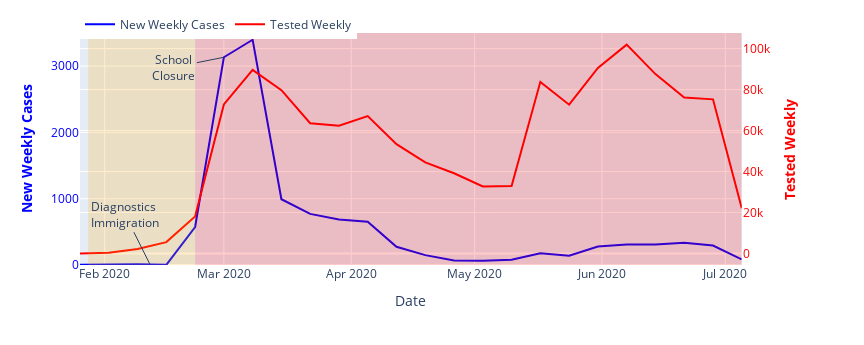
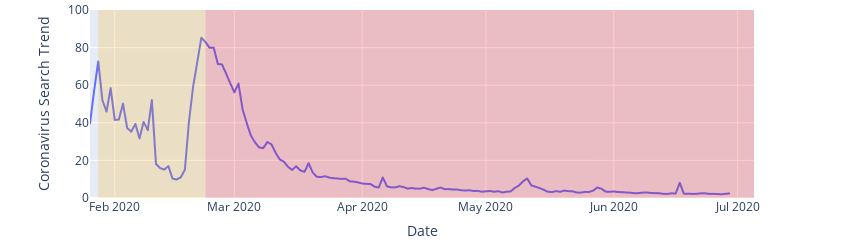

Write notebook code for charts like these, in order.
### Markdown cell above
During this period several important policies took were implemented:

 * Special immigration procedures for visitors from China, Macau and Hong Kong were implemented, these included visa free entry suspension, quarantine and testing procedures.
 * Authorization of diagnostic kits from two manufacturers alongside a release of a self-diagnosis app.
 * The infectious Disease Alert was raised by two levels orange (2020-01-28) and red (2020-02-23). These levels allowed the government to take special measures. At the orange level more rigorous testing was begun alongside issuing of masks and recommendations for schools. At level red the size of social gathering was limited. Contacts were traced and exposed individuals were isolated.

 Most of these measures increased the rates of testing and social awareness. As a result the number of new cases decreased the following week and then started to sharply increase. The decrease was more likely to be noise in the data as the number of cases was very low at the time. What the policies did achieve was increase the rate of testing and awareness as can be seen from the time line of weekly done tests in @fig-tests-time. The surge in tests also coincided with the surge in confirmed cases, this is means that before the package of policies was implemented it is possible that a large number of cases was not diagnosed prior.

### Code cell
# | label: fig-tests-time
# | fig-cap: "Tests done weekly in blue as a time series, for comparison the number of new cases each week is presented in red. The chart background colors corresponds to Infectious Disease Alert levels"
line_colors = ["blue", "red"]
fig_tests_time_yrange = [0, 3500]
fig_tests_time = two_yaxis_plotly(
    x_values=weekly_time.index,
    y1_values=weekly_time["new_cases"],
    y2_values=weekly_time["weekly_tested"],
    y1_title="New Weekly Cases",
    y2_title="Tested Weekly",
    x_title="Date",
    colors=line_colors,
    size=[base_fig_wid * dpi, base_fig_wid / 2.5 * dpi],
    yrange=fig_tests_time_yrange,
)

annotate_plotly_by_val(
    fig_tests_time,
    datetime.strptime("2020-02-12", date_format),
    text="Diagnostics <br>Immigration",
    ax=-25,
    ay=-50,
)
annotate_plotly_by_val(
    fig_tests_time,
    datetime.strptime("2020-03-01", "%Y-%m-%d"),
    "School<br>Closure",
    ax=-50,
    ay=10,
)
add_alert_background(fig_tests_time)

### Figure 1 — Plotly figure (JSON) as saved in the notebook; plotly's stock layout.template omitted (floating-point values rounded to 4 significant figures)
{"data": [{"line": {"color": "blue"}, "name": "New Weekly Cases", "type": "scatter", "x": ["2020-01-26T00:00:00", "2020-02-02T00:00:00", "2020-02-09T00:00:00", "2020-02-16T00:00:00", "2020-02-23T00:00:00", "2020-03-01T00:00:00", "2020-03-08T00:00:00", "2020-03-15T00:00:00", "2020-03-22T00:00:00", "2020-03-29T00:00:00", "2020-04-05T00:00:00", "2020-04-12T00:00:00", "2020-04-19T00:00:00", "2020-04-26T00:00:00", "2020-05-03T00:00:00", "2020-05-10T00:00:00", "2020-05-17T00:00:00", "2020-05-24T00:00:00", "2020-05-31T00:00:00", "2020-06-07T00:00:00", "2020-06-14T00:00:00", "2020-06-21T00:00:00", "2020-06-28T00:00:00", "2020-07-05T00:00:00"], "xaxis": "x", "y": [3, 12, 12, 2, 573, 3134, 3398, 992, 771, 686, 654, 275, 149, 67, 65, 81, 176, 140, 278, 308, 309, 336, 294, 85], "yaxis": "y"}, {"line": {"color": "red"}, "name": "Tested Weekly", "type": "scatter", "x": ["2020-01-26T00:00:00", "2020-02-02T00:00:00", "2020-02-09T00:00:00", "2020-02-16T00:00:00", "2020-02-23T00:00:00", "2020-03-01T00:00:00", "2020-03-08T00:00:00", "2020-03-15T00:00:00", "2020-03-22T00:00:00", "2020-03-29T00:00:00", "2020-04-05T00:00:00", "2020-04-12T00:00:00", "2020-04-19T00:00:00", "2020-04-26T00:00:00", "2020-05-03T00:00:00", "2020-05-10T00:00:00", "2020-05-17T00:00:00", "2020-05-24T00:00:00", "2020-05-31T00:00:00", "2020-06-07T00:00:00", "2020-06-14T00:00:00", "2020-06-21T00:00:00", "2020-06-28T00:00:00", "2020-07-05T00:00:00"], "xaxis": "x", "y": [51, 378, 2169, 5563, 18018, 72742, 89597, 79694, 63568, 62361, 67092, 53388, 44488, 39176, 32688, 32913, 83767, 72636, 90533, 101947, 87559, 76135, 75232, 22071], "yaxis": "y2"}], "layout": {"annotations": [{"ax": -25, "ay": -50, "text": "Diagnostics <br>Immigration", "x": "2020-02-12T00:00:00", "xref": "x", "y": 12, "yref": "y"}, {"ax": -50, "ay": 10, "text": "School<br>Closure", "x": "2020-03-01T00:00:00", "xref": "x", "y": 3134, "yref": "y"}], "height": 345.6, "legend": {"orientation": "h", "y": 1.1}, "margin": {"t": 10}, "shapes": [{"fillcolor": "rgba(255, 0, 0, 0.2)", "line": {"width": 0}, "type": "rect", "x0": "2020-02-23", "x1": "2020-07-05", "y0": 0, "y1": 3500}, {"fillcolor": "rgba(255, 165, 0, 0.2)", "line": {"width": 0}, "type": "rect", "x0": "2020-01-28", "x1": "2020-02-23", "y0": 0, "y1": 3500}], "width": 864, "xaxis": {"anchor": "y", "domain": [0, 0.94], "title": {"text": "Date"}}, "yaxis": {"anchor": "x", "color": "blue", "domain": [0, 1], "range": [0, 3500], "title": {"text": "<b>New Weekly Cases</b>"}}, "yaxis2": {"anchor": "x", "color": "red", "overlaying": "y", "side": "right", "title": {"text": "<b>Tested Weekly</b>"}}}}

### Figure 2 — Plotly figure (JSON) as saved in the notebook; plotly's stock layout.template omitted (floating-point values rounded to 4 significant figures; data arrays with more than 128 entries replaced by an {"elided": "..."} marker saying what was removed)
{"data": [{"hovertemplate": "Date=%{x}<br>Coronavirus Search Trend=%{y}<extra></extra>", "legendgroup": "", "line": {"color": "#636efa", "dash": "solid"}, "marker": {"symbol": "circle"}, "mode": "lines", "name": "", "showlegend": false, "type": "scattergl", "x": {"elided": "1642 str values"}, "xaxis": "x", "y": {"elided": "1642 float values"}, "yaxis": "y"}], "layout": {"height": 216, "legend": {"tracegroupgap": 0}, "margin": {"b": 0, "l": 90, "r": 110, "t": 10}, "shapes": [{"fillcolor": "rgba(255, 0, 0, 0.2)", "line": {"width": 0}, "type": "rect", "x0": "2020-02-23", "x1": "2020-07-05", "y0": 0, "y1": 100}, {"fillcolor": "rgba(255, 165, 0, 0.2)", "line": {"width": 0}, "type": "rect", "x0": "2020-01-28", "x1": "2020-02-23", "y0": 0, "y1": 100}], "width": 864, "xaxis": {"anchor": "y", "domain": [0, 1], "range": ["2020-01-26T00:00:00", "2020-07-05T00:00:00"], "title": {"text": "Date"}}, "yaxis": {"anchor": "x", "domain": [0, 1], "range": [0, 100], "title": {"text": "Coronavirus Search Trend"}}}}
